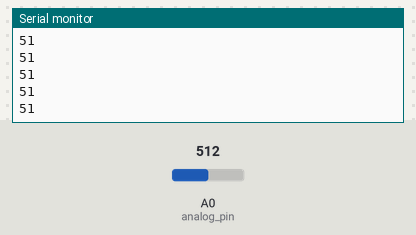
The sketch below on a simulated Arduino Uno, built with avr-gcc and run on an emulated ATmega328P. On the bench: the last lines printed to the serial monitor. Inputs (shaded band) come from the test bench; at power-on: A0 (analog_pin) = 512.

Above: at 1.2 s.
1.3 s: A0 (analog_pin) set to 716
At 2.2 s:
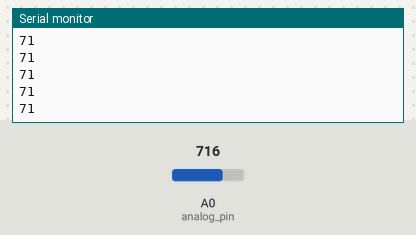
2.8 s: A0 (analog_pin) set to 900
At 3.3 s:
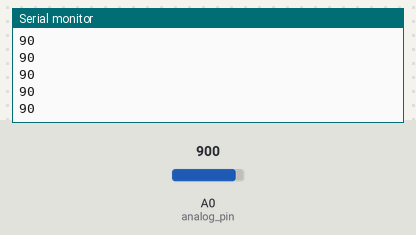
Timing chart, 0 to 5.8 s (numbered marks = the images above; inputs shaded):
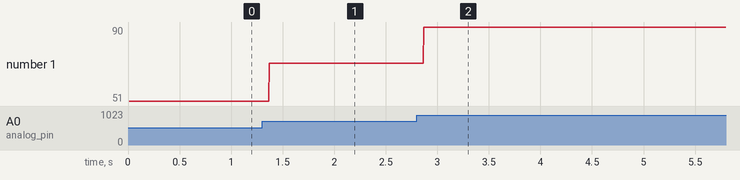

Measured:
- after the input at 1.3 s, the serial monitor: prints a new line after 0.07 s (image 1)
- after the input at 2.8 s, the serial monitor: prints a new line after 0.07 s (image 2)
- plotted number 1: 51 → 71 after the input at 1.3 s, 71 → 90 after the input at 2.8 s

The sketch:

moving_average.ino
```cpp
//ref https://www.youtube.com/watch?v=dPvD5F2oq-A

const int analog_pin = A0;
#define window_size 10
int window[window_size] = {0};

void push(int val){
  int i=0;
  for(i=0; i<window_size-1; i++){
    window[i-1] = window[i];
  }
  window[window_size-1]=val;
}


int take_avg(){
  long sum = 0;
  int i=0;
  for(i=0; i<window_size; i++){
    sum += window[i];
  }
  return sum/window_size;
}

void setup() {
  Serial.begin(9600);
  delay(10);
}

void loop() {
  int i=0;
  int cur_sample = 0;
    cur_sample = analogRead(analog_pin);
    delayMicroseconds(300);
    push(cur_sample);
    Serial.println(take_avg());
}
```
